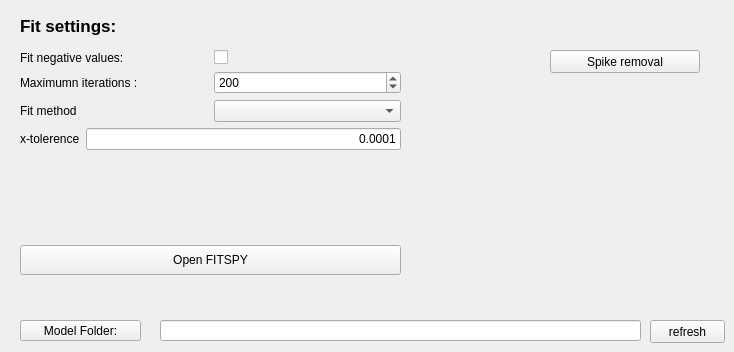
              <widget class="QWidget" name="fit_settings_3">
               <property name="enabled">
                <bool>true</bool>
               </property>
               <attribute name="title">
                <string>More settings</string>
               </attribute>
               <widget class="QLabel" name="label_74">
                <property name="geometry">
                 <rect>
                  <x>20</x>
                  <y>10</y>
                  <width>121</width>
                  <height>31</height>
                 </rect>
                </property>
                <property name="font">
                 <font>
                  <pointsize>13</pointsize>
                  <weight>75</weight>
                  <bold>true</bold>
                 </font>
                </property>
                <property name="text">
                 <string>Fit settings:</string>
                </property>
               </widget>
               <widget class="QWidget" name="layoutWidget_2">
                <property name="geometry">
                 <rect>
                  <x>20</x>
                  <y>50</y>
                  <width>381</width>
                  <height>225</height>
                 </rect>
                </property>
                <layout class="QVBoxLayout" name="verticalLayout_48">
                 <item>
                  <layout class="QHBoxLayout" name="horizontalLayout_83">
                   <item>
                    <widget class="QLabel" name="label_51">
                     <property name="text">
                      <string>Fit negative values:</string>
                     </property>
                    </widget>
                   </item>
                   <item>
                    <widget class="QCheckBox" name="cb_fit_negative_2">
                     <property name="text">
                      <string/>
                     </property>
                    </widget>
                   </item>
                  </layout>
                 </item>
                 <item>
                  <layout class="QHBoxLayout" name="horizontalLayout_84">
                   <item>
                    <widget class="QLabel" name="label_75">
                     <property name="text">
                      <string>Maximumn iterations :</string>
                     </property>
                    </widget>
                   </item>
                   <item>
                    <widget class="QSpinBox" name="max_iteration_2">
                     <property name="prefix">
                      <string/>
                     </property>
                     <property name="maximum">
                      <number>10000</number>
                     </property>
                     <property name="value">
                      <number>200</number>
                     </property>
                    </widget>
                   </item>
                  </layout>
                 </item>
                 <item>
                  <layout class="QHBoxLayout" name="horizontalLayout_85">
                   <item>
                    <widget class="QLabel" name="label_76">
                     <property name="text">
                      <string>Fit method</string>
                     </property>
                    </widget>
                   </item>
                   <item>
                    <widget class="QComboBox" name="cbb_fit_methods_2"/>
                   </item>
                  </layout>
                 </item>
                 <item>
                  <layout class="QHBoxLayout" name="horizontalLayout_87">
                   <item>
                    <widget class="QLabel" name="label_78">
                     <property name="text">
                      <string>x-tolerence</string>
                     </property>
                    </widget>
                   </item>
                   <item>
                    <widget class="QLineEdit" name="xtol_2">
                     <property name="text">
                      <string>0.0001</string>
                     </property>
                     <property name="alignment">
                      <set>Qt::AlignRight|Qt::AlignTrailing|Qt::AlignVCenter</set>
                     </property>
                    </widget>
                   </item>
                  </layout>
                 </item>
                 <item>
                  <layout class="QHBoxLayout" name="horizontalLayout_22"/>
                 </item>
                 <item>
                  <spacer name="verticalSpacer_17">
                   <property name="orientation">
                    <enum>Qt::Vertical</enum>
                   </property>
                   <property name="sizeHint" stdset="0">
                    <size>
                     <width>20</width>
                     <height>40</height>
                    </size>
                   </property>
                  </spacer>
                 </item>
                 <item>
                  <widget class="QPushButton" name="btn_open_fitspy_3">
                   <property name="minimumSize">
                    <size>
                     <width>0</width>
                     <height>30</height>
                    </size>
                   </property>
                   <property name="maximumSize">
                    <size>
                     <width>16777215</width>
                     <height>30</height>
                    </size>
                   </property>
                   <property name="toolTip">
                    <string>Open FITSPY application</string>
                   </property>
                   <property name="text">
                    <string>Open FITSPY</string>
                   </property>
                  </widget>
                 </item>
                </layout>
               </widget>
               <widget class="QLineEdit" name="l_defaut_folder_model_3">
                <property name="geometry">
                 <rect>
                  <x>160</x>
                  <y>320</y>
                  <width>481</width>
                  <height>21</height>
                 </rect>
                </property>
               </widget>
               <widget class="QPushButton" name="btn_default_folder_model_3">
                <property name="geometry">
                 <rect>
                  <x>20</x>
                  <y>320</y>
                  <width>121</width>
                  <height>21</height>
                 </rect>
                </property>
                <property name="text">
                 <string>Model Folder:</string>
                </property>
               </widget>
               <widget class="QPushButton" name="btn_refresh_model_folder_3">
                <property name="geometry">
                 <rect>
                  <x>650</x>
                  <y>320</y>
                  <width>75</width>
                  <height>23</height>
                 </rect>
                </property>
                <property name="text">
                 <string>refresh</string>
                </property>
               </widget>
               <widget class="QPushButton" name="btn_cosmis_ray_3">
                <property name="geometry">
                 <rect>
                  <x>550</x>
                  <y>50</y>
                  <width>150</width>
                  <height>23</height>
                 </rect>
                </property>
                <property name="minimumSize">
                 <size>
                  <width>80</width>
                  <height>0</height>
                 </size>
                </property>
                <property name="maximumSize">
                 <size>
                  <width>150</width>
                  <height>16777215</height>
                 </size>
                </property>
                <property name="toolTip">
                 <string>Detect cosmis ray based on the loaded spectra</string>
                </property>
                <property name="text">
                 <string>Spike removal</string>
                </property>
               </widget>
              </widget>
